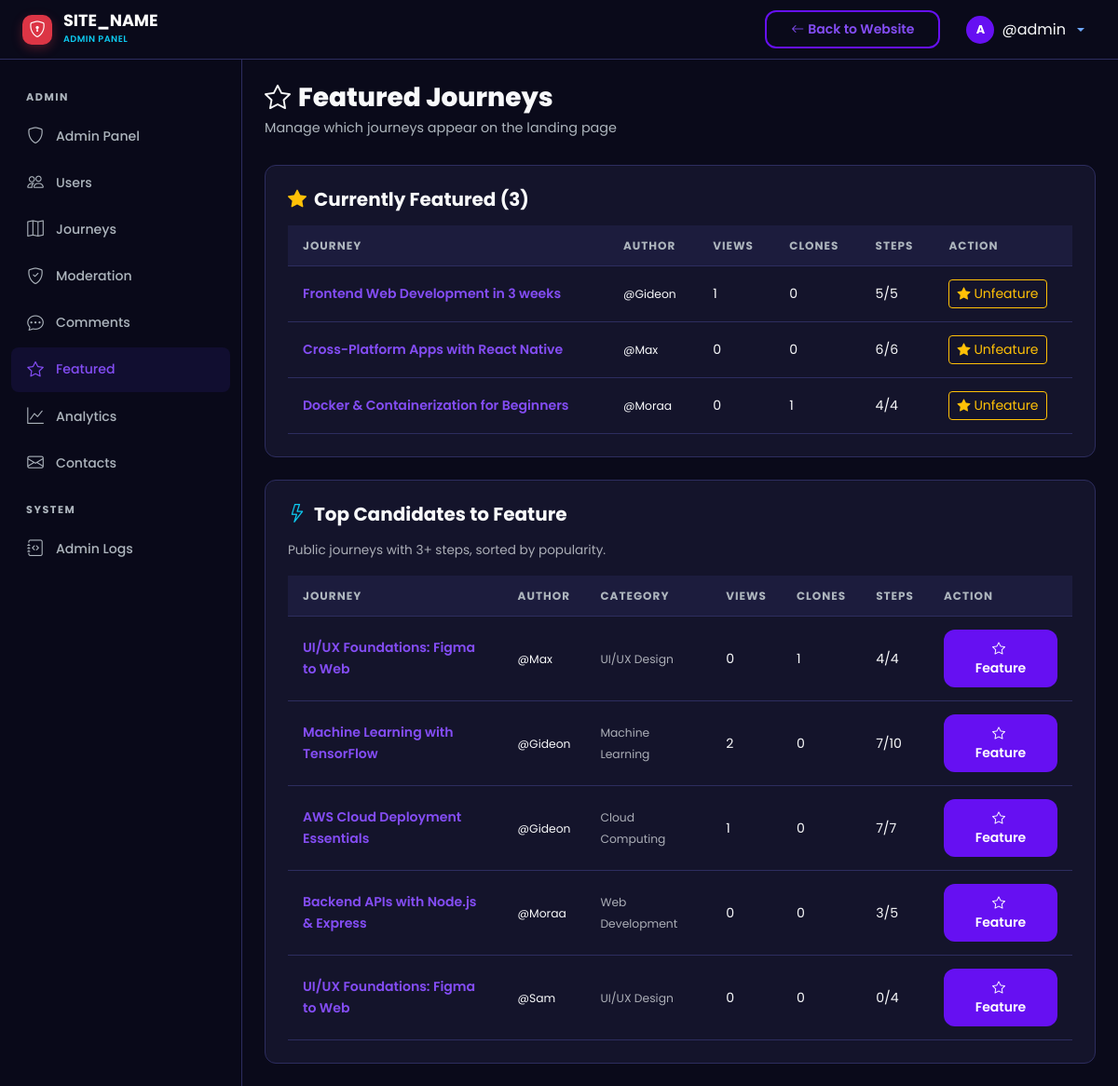
The app's page /admin/featured.php (signed in) with its own data.
### tables this page shows
CREATE TABLE `journeys` (
  `id` int UNSIGNED NOT NULL,
  `user_id` int UNSIGNED NOT NULL,
  `title` varchar(255) NOT NULL,
  `slug` varchar(255) NOT NULL,
  `description` text,
  `category_id` int UNSIGNED DEFAULT NULL,
  `visibility` enum('public','private') NOT NULL DEFAULT 'public',
  `status` enum('active','completed','archived') NOT NULL DEFAULT 'active',
  `is_featured` tinyint(1) NOT NULL DEFAULT '0',
  `total_steps` int UNSIGNED NOT NULL DEFAULT '0',
  `completed_steps` int UNSIGNED NOT NULL DEFAULT '0',
  `clone_count` int UNSIGNED NOT NULL DEFAULT '0',
  `view_count` int UNSIGNED NOT NULL DEFAULT '0',
  `created_at` datetime NOT NULL DEFAULT CURRENT_TIMESTAMP,
  `updated_at` datetime NOT NULL DEFAULT CURRENT_TIMESTAMP ON UPDATE CURRENT_TIMESTAMP
);

CREATE TABLE `users` (
  `id` int UNSIGNED NOT NULL,
  `username` varchar(50) NOT NULL,
  `email` varchar(255) NOT NULL,
  `password_hash` varchar(255) NOT NULL,
  `full_name` varchar(100) NOT NULL,
  `avatar` varchar(255) DEFAULT 'default-avatar.png',
  `bio` text,
  `role` enum('user','admin') NOT NULL DEFAULT 'user',
  `is_active` tinyint(1) NOT NULL DEFAULT '1',
  `current_streak` int UNSIGNED NOT NULL DEFAULT '0',
  `longest_streak` int UNSIGNED NOT NULL DEFAULT '0',
  `last_activity_date` date DEFAULT NULL,
  `created_at` datetime NOT NULL DEFAULT CURRENT_TIMESTAMP,
  `updated_at` datetime NOT NULL DEFAULT CURRENT_TIMESTAMP ON UPDATE CURRENT_TIMESTAMP
);

CREATE TABLE `categories` (
  `id` int UNSIGNED NOT NULL,
  `name` varchar(100) NOT NULL,
  `slug` varchar(100) NOT NULL,
  `icon` varchar(50) DEFAULT 'bi-folder',
  `created_at` datetime NOT NULL DEFAULT CURRENT_TIMESTAMP
);

### includes/helpers.php (called while the page is built, shortened)
<?php
function generateCSRFToken(): string {
    return $_SESSION['csrf_token'];
}
function sanitize(?string $input): string {
    return htmlspecialchars(trim($input), ENT_QUOTES, 'UTF-8');
}
function truncateText(string $text, int $length = 150): string {
    if (mb_strlen($text) <= $length) return $text;
    return mb_substr($text, 0, $length) . '...';
}

### admin/featured.php (the view, shortened to what this page needs)
<?php
require_once __DIR__ . '/includes/admin_header.php';
$db = getDB();
$featured = $db->query("SELECT j.*, u.username, c.name AS category_name
    FROM journeys j JOIN users u ON j.user_id = u.id LEFT JOIN categories c ON j.category_id = c.id
    WHERE j.is_featured = 1 ORDER BY j.view_count DESC")->fetchAll();
$candidates = $db->query("SELECT j.*, u.username, c.name AS category_name
    FROM journeys j JOIN users u ON j.user_id = u.id LEFT JOIN categories c ON j.category_id = c.id
    WHERE j.is_featured = 0 AND j.visibility = 'public' AND j.total_steps >= 3
    ORDER BY j.clone_count DESC, j.view_count DESC LIMIT 10")->fetchAll();
?>
<div class="st-page-header">
    <h1 class="st-page-title"><i class="bi bi-star me-2"></i>Featured Journeys</h1>
    <p class="st-page-subtitle">Manage which journeys appear on the landing page</p>
</div>
<div class="st-card mb-4">
    <h5 class="fw-bold mb-3"><i class="bi bi-star-fill text-warning me-2"></i>Currently Featured (<?= count($featured) ?>)</h5>
    <?php if (empty($featured)): ?>
        <p class="text-muted">No featured journeys. Feature some from the list below!</p>
    <?php else: ?>
        <div class="table-responsive">
            <table class="st-table">
                <thead><tr><th>Journey</th><th>Author</th><th>Views</th><th>Clones</th><th>Steps</th><th>Action</th></tr></thead>
                <tbody>
                    <?php foreach ($featured as $j): ?>
                    <tr>
                        <td><a href="<?= SITE_URL ?>/journey/view.php?id=<?= $j['id'] ?>" class="fw-semibold text-decoration-none"><?= sanitize($j['title']) ?></a></td>
                        <td><small><?= sanitize($j['username']) ?></small></td>
                        <td><?= number_format($j['view_count']) ?></td>
                        <td><?= $j['clone_count'] ?></td>
                        <td><?= $j['completed_steps'] ?>/<?= $j['total_steps'] ?></td>
                        <td><a href="<?= SITE_URL ?>/admin/journeys.php?action=toggle_feature&id=<?= $j['id'] ?>&token=<?= generateCSRFToken() ?>" class="btn btn-sm btn-outline-warning"><i class="bi bi-star-fill me-1"></i>Unfeature</a></td>
                    </tr>
                    <?php endforeach; ?>
                </tbody>
            </table>
        </div>
    <?php endif; ?>
</div>
<div class="st-card">
    <h5 class="fw-bold mb-3"><i class="bi bi-lightning me-2 text-info"></i>Top Candidates to Feature</h5>
    <p class="text-muted mb-3" style="font-size:0.85rem;">Public journeys with 3+ steps, sorted by popularity.</p>
    <?php if (empty($candidates)): ?>
        <p class="text-muted">No candidates found.</p>
    <?php else: ?>
        <div class="table-responsive">
            <table class="st-table">
                <thead><tr><th>Journey</th><th>Author</th><th>Category</th><th>Views</th><th>Clones</th><th>Steps</th><th>Action</th></tr></thead>
                <tbody>
                    <?php foreach ($candidates as $j): ?>
                    <tr>
                        <td><a href="<?= SITE_URL ?>/journey/view.php?id=<?= $j['id'] ?>" class="fw-semibold text-decoration-none"><?= sanitize(truncateText($j['title'], 35)) ?></a></td>
                        <td><small><?= sanitize($j['username']) ?></small></td>
                        <td><small class="text-muted"><?= sanitize($j['category_name'] ?? '-') ?></small></td>
                        <td><?= number_format($j['view_count']) ?></td>
                        <td><?= $j['clone_count'] ?></td>
                        <td><?= $j['completed_steps'] ?>/<?= $j['total_steps'] ?></td>
                        <td><a href="<?= SITE_URL ?>/admin/journeys.php?action=toggle_feature&id=<?= $j['id'] ?>&token=<?= generateCSRFToken() ?>" class="btn btn-sm btn-st-primary"><i class="bi bi-star me-1"></i>Feature</a></td>
                    </tr>
                    <?php endforeach; ?>
                </tbody>
            </table>
        </div>
    <?php endif; ?>
</div>
<?php require_once __DIR__ . '/includes/admin_footer.php'; ?>

### assets/css/style.css (style rules this page uses)
:root { --st-primary: #6610f2; --st-primary-light: #844df5; --st-primary-dark: #520dc2; --st-secondary: #0dcaf0; --st-accent: #0dcaf0; --st-success: #198754; --st-warning: #ffc107; --st-danger: #dc3545; --st-info: #0dcaf0; --st-dark: #0a0a1a; --st-dark-card: #14142b; --st-dark-surface: #1c1c3d; --st-dark-border: #2d2d5f; --st-text: #f8f9fa; --st-text-muted: #adb5bd; --st-gradient-1: var(--st-primary); --st-gradient-2: var(--st-secondary); --st-gradient-3: #6c5ce7; --st-radius: 12px; --st-radius-sm: 8px; --st-radius-lg: 24px; --st-shadow: 0 10px 30px rgba(0, 0, 0, 0.3); --st-shadow-sm: 0 4px 12px rgba(0, 0, 0, 0.2); --st-transition: all 0.3s cubic-bezier(0.4, 0, 0.2, 1); --st-font: 'Poppins', 'Montserrat', sans-serif; }
* { margin: 0; padding: 0; box-sizing: border-box; }
body { font-family: var(--st-font); background: var(--st-dark); color: var(--st-text); line-height: 1.6; overflow-x: hidden; min-height: 100vh; }
a { color: var(--st-primary-light); text-decoration: none; transition: var(--st-transition); }
.btn-st-primary { background: var(--st-primary); border: none; color: #fff; font-weight: 600; padding: 10px 28px; border-radius: var(--st-radius); transition: var(--st-transition); position: relative; overflow: hidden; }
.btn-st-primary::before { content: ''; position: absolute; inset: 0; background: rgba(255,255,255,0.1); opacity: 0; transition: var(--st-transition); }
.st-card { background: var(--st-dark-card); border: 1px solid var(--st-dark-border); border-radius: var(--st-radius); padding: 24px; transition: var(--st-transition); }

### assets/css/dashboard.css (style rules this page uses)
.st-page-header { margin-bottom: 28px; }
.st-page-title { font-size: 1.75rem; font-weight: 800; margin-bottom: 4px; }
.st-page-subtitle { color: var(--st-text-muted); font-size: 0.9rem; }
.st-table { width: 100%; color: var(--st-text); }
.st-table thead th { background: var(--st-dark-surface); font-size: 0.75rem; font-weight: 700; text-transform: uppercase; letter-spacing: 1px; color: var(--st-text-muted); padding: 12px 16px; border-bottom: 1px solid var(--st-dark-border); }
.st-table tbody td { padding: 14px 16px; border-bottom: 1px solid var(--st-dark-border); vertical-align: middle; font-size: 0.88rem; }

### records on screen
journeys: title "Frontend Web Development in 3 weeks", user.username "@Gideon", view_count "1", clone_count "0", completed_steps "5", total_steps "5"
journeys: title "Cross-Platform Apps with React Native", user.username "@Max", view_count "0", clone_count "0", completed_steps "6", total_steps "6"
journeys: title "Docker & Containerization for Beginners", user.username "@Moraa", view_count "0", clone_count "1", completed_steps "4", total_steps "4"
journeys: title "UI/UX Foundations: Figma to Web", user.username "@Max", category.name "UI/UX Design", view_count "0", clone_count "1", completed_steps "4", total_steps "4"
journeys: title "Machine Learning with TensorFlow", user.username "@Gideon", category.name "Machine Learning", view_count "2", clone_count "0", completed_steps "7", total_steps "10"
journeys: title "AWS Cloud Deployment Essentials", user.username "@Gideon", category.name "Cloud Computing", view_count "1", clone_count "0", completed_steps "7", total_steps "7"
journeys: title "Backend APIs with Node.js & Express", user.username "@Moraa", category.name "Web Development", view_count "0", clone_count "0", completed_steps "3", total_steps "5"
journeys: title "UI/UX Foundations: Figma to Web", user.username "@Sam", category.name "UI/UX Design", view_count "0", clone_count "0", completed_steps "0", total_steps "4"

### other values on screen
SITE_NAME "SITE_NAME"
$currentUser['username'] "@admin"
count($featured) "3"
